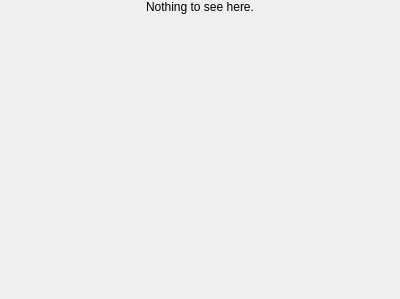
<?xml version="1.0" encoding="UTF-8"?>
<!--
######################################################################################################################
# Copyright (C) 2017-2022 Spine project consortium
# Copyright Spine Items contributors
# This file is part of Spine Items.
# Spine Items is free software: you can redistribute it and\/or modify it under the terms of the GNU Lesser General
# Public License as published by the Free Software Foundation, either version 3 of the License, or (at your option)
# any later version. This program is distributed in the hope that it will be useful, but WITHOUT ANY WARRANTY;
# without even the implied warranty of MERCHANTABILITY or FITNESS FOR A PARTICULAR PURPOSE. See the GNU Lesser General
# Public License for more details. You should have received a copy of the GNU Lesser General Public License along with
# this program. If not, see <http:\/\/www.gnu.org\/licenses\/>.
######################################################################################################################
-->
<ui version="4.0">
 <class>Form</class>
 <widget class="QWidget" name="Form">
  <property name="geometry">
   <rect>
    <x>0</x>
    <y>0</y>
    <width>400</width>
    <height>299</height>
   </rect>
  </property>
  <property name="windowTitle">
   <string>Form</string>
  </property>
  <layout class="QVBoxLayout" name="verticalLayout">
   <property name="leftMargin">
    <number>0</number>
   </property>
   <property name="topMargin">
    <number>0</number>
   </property>
   <property name="rightMargin">
    <number>0</number>
   </property>
   <property name="bottomMargin">
    <number>0</number>
   </property>
   <item>
    <widget class="QLabel" name="label">
     <property name="text">
      <string>Nothing to see here.</string>
     </property>
     <property name="alignment">
      <set>Qt::AlignmentFlag::AlignCenter</set>
     </property>
    </widget>
   </item>
   <item>
    <spacer name="verticalSpacer">
     <property name="orientation">
      <enum>Qt::Orientation::Vertical</enum>
     </property>
     <property name="sizeHint" stdset="0">
      <size>
       <width>20</width>
       <height>40</height>
      </size>
     </property>
    </spacer>
   </item>
  </layout>
 </widget>
 <resources/>
 <connections/>
</ui>
